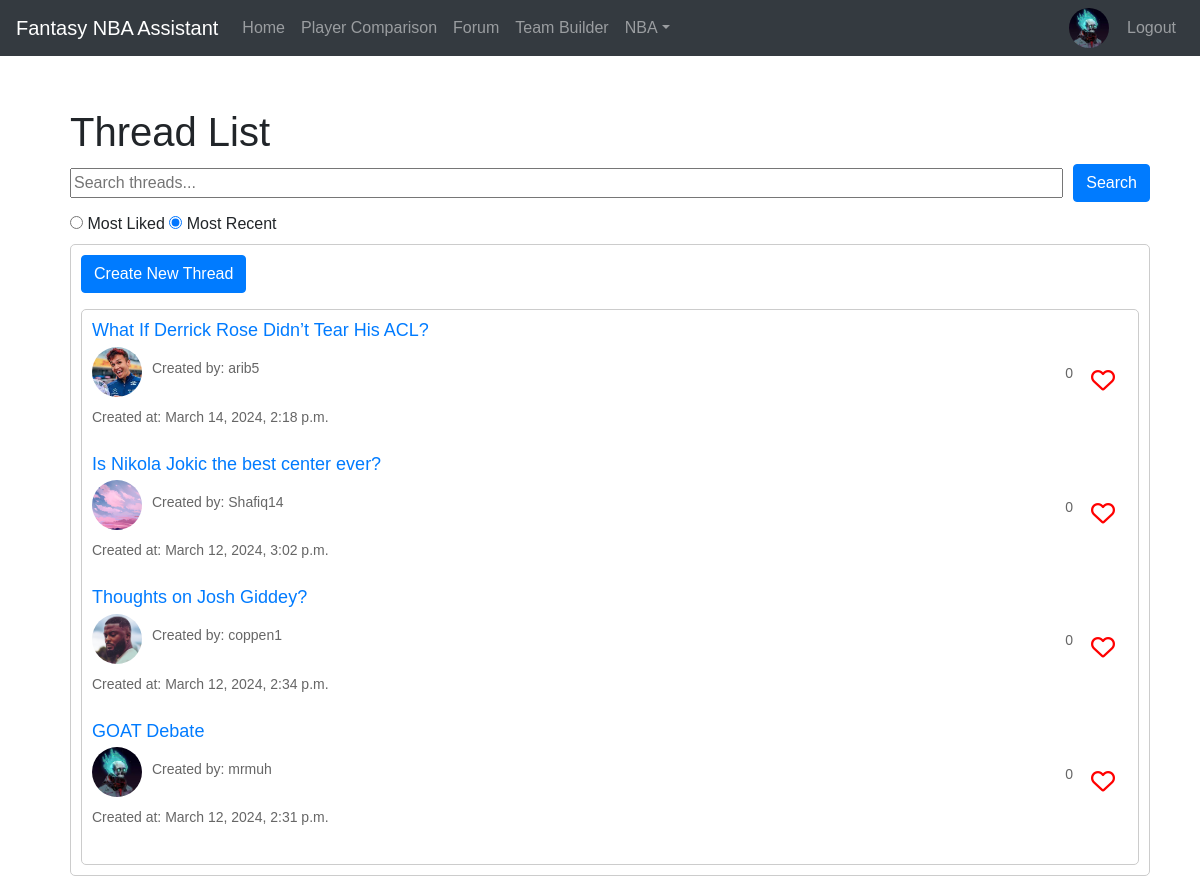
/forum (signed in), run on an earlier commit of the app's database.
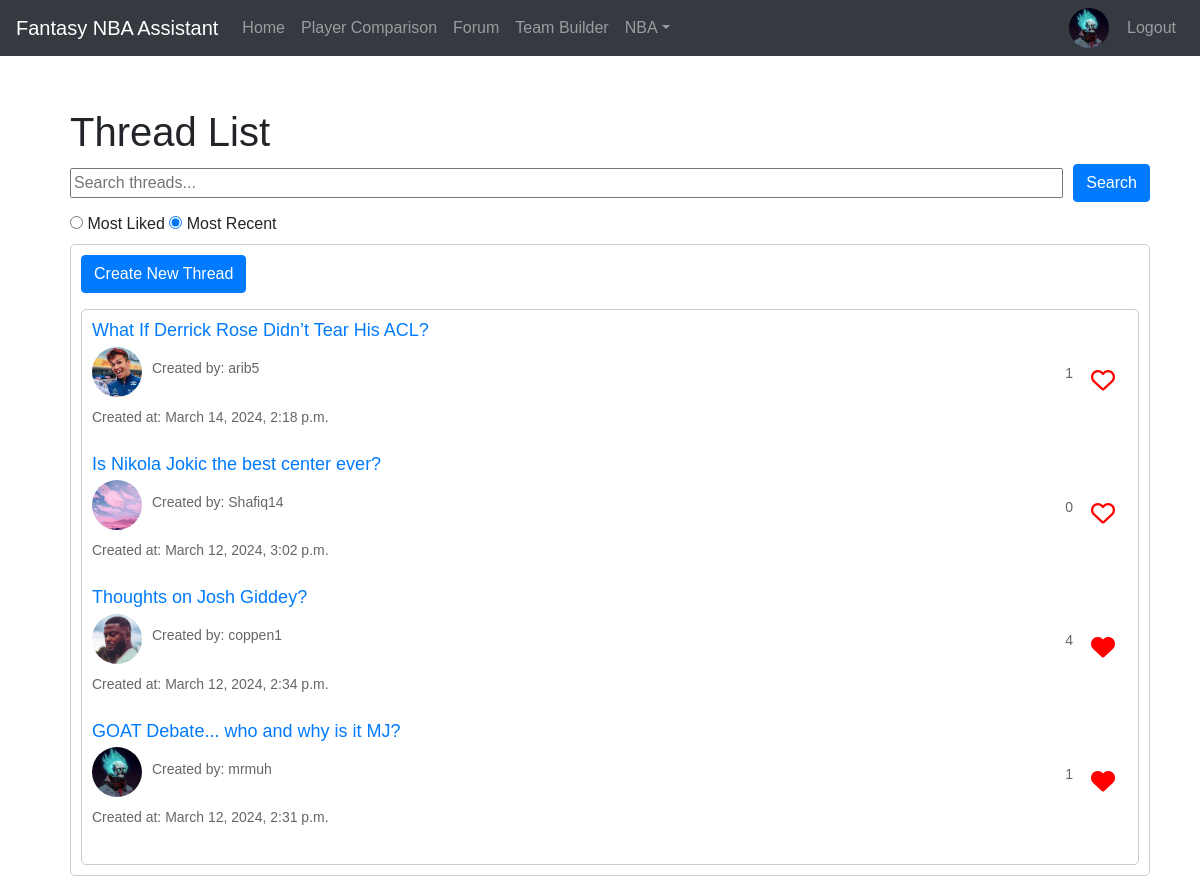
And on a later commit of the database.
### mysite/models.py (models this page shows, shortened)
class Profile(models.Model):
    user = models.OneToOneField(User, on_delete=models.CASCADE)
    bio = models.TextField(blank=True)
    favorite_team = models.ForeignKey('Team', on_delete=models.SET_NULL, null=True, blank=True)
    profile_picture = models.ImageField(upload_to='profile_pictures', default=default_profile_picture)

class Thread(models.Model):
    title = models.CharField(max_length=200)
    creator = models.ForeignKey(User, on_delete=models.CASCADE, related_name='threads', default=1)
    created_at = models.DateTimeField(auto_now_add=True)
    upvotes = models.ManyToManyField(User, related_name='upvoted_threads', blank=True)
    def get_absolute_url(self):
        return reverse('thread_detail', kwargs={'pk': self.pk})

### mysite/views.py (the view)
# urls.py: path('forum', login_required(views.thread_list), name='thread_list'),
@login_required
def thread_list(request):
    query = request.GET.get('q')
    sort_option = request.GET.get('sort')
    threads = Thread.objects.all()
    threads = threads.order_by('-created_at')
    if query:
        threads = threads.filter(title__icontains=query)
    if sort_option == 'likes':
        threads = threads.annotate(num_upvotes=Count('upvotes')).order_by('-num_upvotes')
    if sort_option == 'recent':
        threads = threads.order_by('-created_at')
    return render(request, 'mysite/thread_list.html', {'threads': threads, 'sort_by': sort_option})

### mysite/templates/mysite/thread_list.html (shortened to what this page needs)
{% extends 'mysite/base.html' %}
{% block content %}
<div class="container">
  <h1>Thread List</h1>
  <form method="GET" action="{% url 'thread_list' %}" class="search-bar">
    <input type="text" name="q" placeholder="Search threads..." class="search-input">
    <button type="submit" class="btn btn-primary search-button">Search</button>
  </form>
  <div class="toggle-container">
    <label>
      <input type="radio" name="sortOption" id="sortMostLiked" value="likes" {% if sort_by == 'likes' %}checked{% endif %}>
      Most Liked
    </label>
    <label>
      <input type="radio" name="sortOption" id="sortMostRecent" value="recent" {% if sort_by != 'likes' %}checked{% endif %}>
      Most Recent
    </label>
  </div>
  <div class="thread-list">
    <a href="{% url 'create_thread' %}" class="btn btn-primary mb-3">Create New Thread</a>
    <div class="thread-list">
      {% for thread in threads %}
      <div class="thread">
        <div>
          <h2><a href="{{ thread.get_absolute_url }}">{{ thread.title }}</a></h2>
          <div class="creator-info">
            <img class="profile-picture" src="{{ thread.creator.profile.profile_picture.url }}" alt="{{ thread.creator.username }}">
            <p style="padding-top: 10px;" class="creator-name">Created by: {{ thread.creator.username }}</p>
          </div>
          <p style="padding-top: 10px;">Created at: {{ thread.created_at }}</p>
        </div>
        <div class="upvote-container">
          <p class="upvote-count">{{ thread.upvotes.count }}</p>
          <form method="post" action="{% url 'upvote_thread' thread.id %}" class="upvote-button">
            <button type="submit" class="btn btn-transparent">
              {% if user in thread.upvotes.all %}
                <i class="fa-solid fa-heart" style="color:red"></i>
              {% else %}
              <i class="fa-regular fa-heart" style="color:red"></i>
              {% endif %}
            </button>
          </form>
        </div>
      </div>
      {% endfor %}
    </div>
  </div>
</div>
{% endblock %}

### mysite/templates/mysite/base.html (shortened to what this page needs)
<!DOCTYPE html>
<html lang="en">
<head>
    <link rel="stylesheet" href="https://cdnjs.cloudflare.com/ajax/libs/font-awesome/4.7.0/css/font-awesome.min.css">
    <link rel="stylesheet" href="https://stackpath.bootstrapcdn.com/bootstrap/4.5.0/css/bootstrap.min.css"
>
</head>
<body>
    <header>
        <nav class="navbar navbar-expand-md navbar-dark fixed-top bg-dark">
            <a class="navbar-brand" href="/">Fantasy NBA Assistant</a>
            <div class="collapse navbar-collapse" id="navbarsExampleDefault">
                <ul class="navbar-nav mr-auto">
                    <li class="nav-item">
                        <a class="nav-link" href="/">Home <span class="sr-only">(current)</span></a>
                    </li>
                    <li class="nav-item">
                        <a class="nav-link" href="/playercomparison">Player Comparison </a>
                    </li>
                    <li class="nav-item">
                        <a class="nav-link" href="/forum">Forum </a>
                    </li>
                    <li class="nav-item">
                        <a class="nav-link" href="/teambuilder">Team Builder </a>
                    </li>
                    <li class="nav-item dropdown">
                        <a class="nav-link dropdown-toggle" href="#" id="dropdown01" data-toggle="dropdown"
                            aria-haspopup="true" aria-expanded="false">NBA</a>
                    </li>
                </ul>
                {% if user.is_authenticated %}
                    <ul class="navbar-nav ml-auto">
                        <li class="nav-item">
                            <a href="{% url 'profile' %}">
                                <img src="{{ user.profile.profile_picture.url }}" alt="Profile Picture" class="profile-img">
                            </a>
                        </li>
                        <li class="nav-item">
                            <a class="nav-link" href="{% url 'logout' %}">Logout</a>
                        </li>
                    </ul>
                {% endif %}
            </div>
        </nav>
    </header>
    <main role="main" class="container">
        <div class="mt-5">
            {% block content %}
            {% endblock %}
        </div>
    </main>
</body>
</html>

### mysite/templates/mysite/base.html (style rules this page uses)
body { font-family: 'Arial', sans-serif; }
.navbar-nav .nav-link { color: #ffffff; }
.profile-img { width: 40px; height: 40px; object-fit: cover; object-position: center; border-radius: 50%; margin-right: 10px; }

### mysite/templates/mysite/thread_list.html (style rules this page uses)
.container { margin: 20px; padding-top: 20px; }
.thread-list { border: 1px solid #ccc; padding: 10px; border-radius: 5px; }
.thread { margin-bottom: 10px; display: flex; justify-content: space-between; align-items: center; }
.thread h2 { font-size: 18px; margin-bottom: 5px; }
.thread p { font-size: 14px; color: #666; }
.creator-info { display: flex; align-items: center; }
.profile-picture { width: 50px; height: 50px; object-fit: cover; object-position: center; border-radius: 50%; margin-right: 10px; }
.search-bar { display: flex; align-items: center; width: 100%; margin-bottom: 10px; }
.search-input { flex-grow: 1; }
.search-button { height: auto; margin-left: 10px; }
.upvote-container { display: flex; align-items: center; }
.upvote-count { margin-right: 5px; }
.upvote-button i { font-size: 24px; color: #ccc; cursor: pointer; }
.toggle-container { margin-top: 10px; }

What changed in the data, as far as the page shows it:
computed for Thread "What If Derrick Rose Didn’t Tear His ACL?": upvotes.count "0" → "1"
computed for Thread "Thoughts on Josh Giddey?": upvotes.count "0" → "4"
changed Thread "mrmuh": title "GOAT Debate" → "GOAT Debate... who and why is it MJ?"; upvotes.count "0" → "1"
